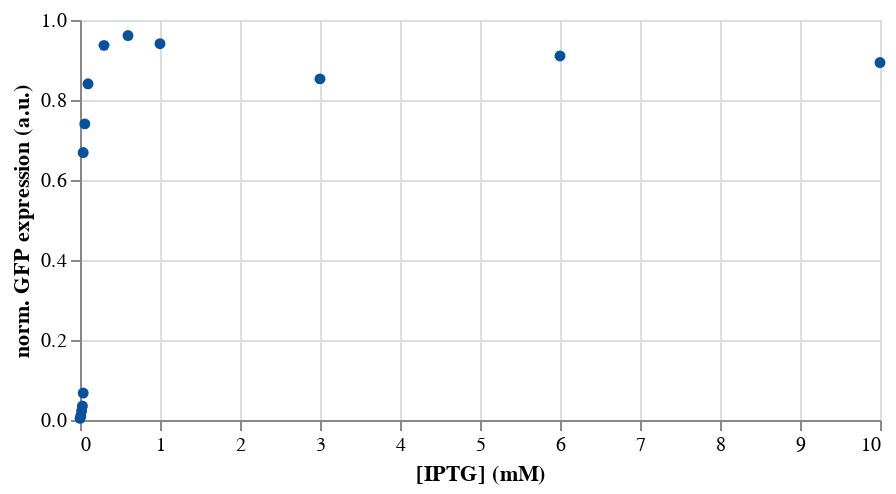

The notebook cell this image was saved under:
### Markdown cell above
### Practice 1: solution

### Code cell
# Load in the data
df = pd.read_csv('data/collins_switch.csv', comment='#')

# Rename columns
df = df.rename(columns={'[IPTG] (mM)': 'iptg (mM)',
                        'normalized GFP expression (a.u.)': 'gfp'})

# Make a chart
alt.Chart(df,
        height=200,
        width=400
    ).mark_point(
        filled=True,
        color='#08519c',
        opacity=1
    ).encode(
        x=alt.X('iptg (mM):Q', title='[IPTG] (mM)'),
        y=alt.Y('gfp:Q', title='norm. GFP expression (a.u.)')
    )

### Figure 1 — Vega-Lite specification as saved in the notebook (floating-point values rounded to 4 significant figures)
{"$schema": "https://vega.github.io/schema/vega-lite/v2.4.3.json", "config": {"view": {"height": 300, "width": 400}}, "data": {"values": [{"gfp": 0.00409, "iptg (mM)": 0.001, "sem": 0.003475}, {"gfp": 0.01022, "iptg (mM)": 0.01, "sem": 0.002268}, {"gfp": 0.02249, "iptg (mM)": 0.02, "sem": 0.004781}, {"gfp": 0.03476, "iptg (mM)": 0.03, "sem": 0.003}, {"gfp": 0.06749, "iptg (mM)": 0.04, "sem": 0.006604}, {"gfp": 0.6687, "iptg (mM)": 0.04, "sem": 0.08786}, {"gfp": 0.7403, "iptg (mM)": 0.06, "sem": 0.04585}, {"gfp": 0.8405, "iptg (mM)": 0.1, "sem": 0.05899}, {"gfp": 0.9366, "iptg (mM)": 0.3, "sem": 0.02693}, {"gfp": 0.9611, "iptg (mM)": 0.6, "sem": 0.09355}, {"gfp": 0.9407, "iptg (mM)": 1, "sem": 0.03762}, {"gfp": 0.8528, "iptg (mM)": 3, "sem": 0.05904}, {"gfp": 0.91, "iptg (mM)": 6, "sem": 0.05105}, {"gfp": 0.8937, "iptg (mM)": 10, "sem": 0.04277}]}, "encoding": {"x": {"field": "iptg (mM)", "title": "[IPTG] (mM)", "type": "quantitative"}, "y": {"field": "gfp", "title": "norm. GFP expression (a.u.)", "type": "quantitative"}}, "height": 200, "mark": {"color": "#08519c", "filled": true, "opacity": 1, "type": "point"}, "width": 400}
